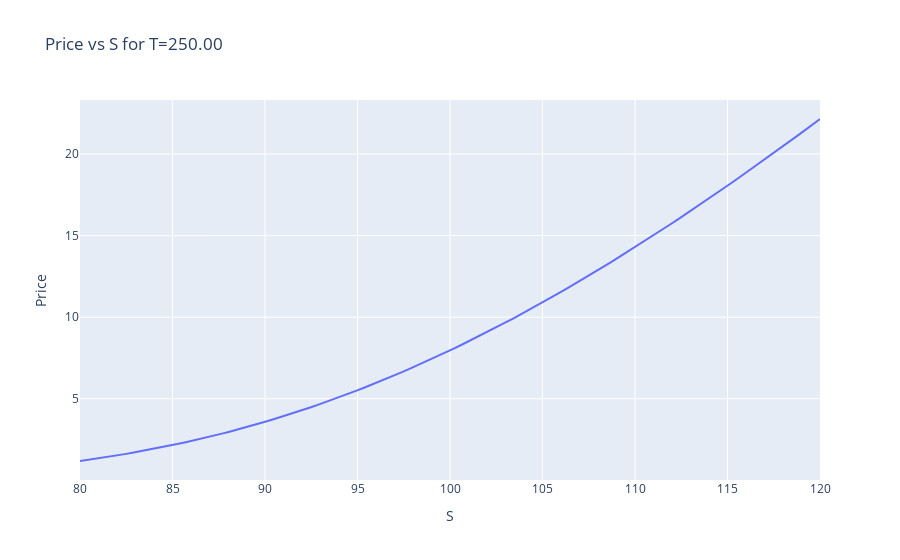
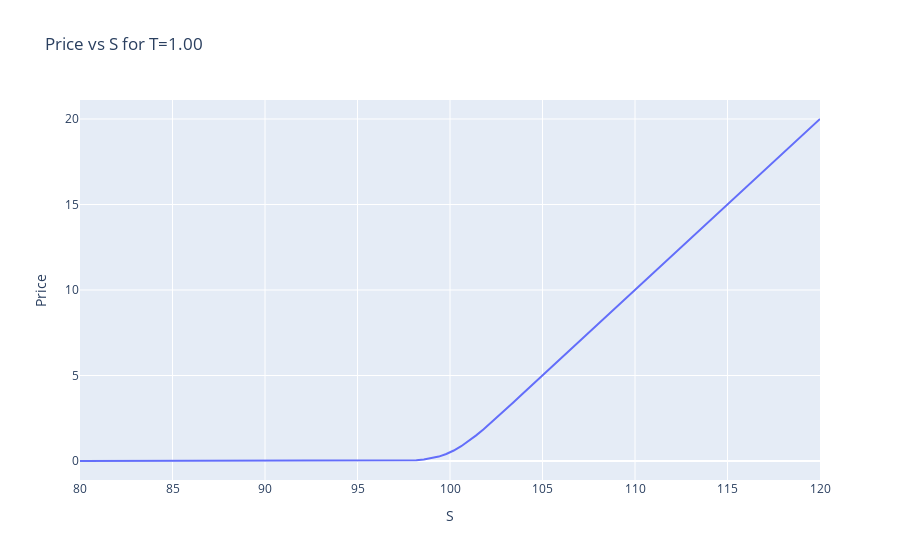
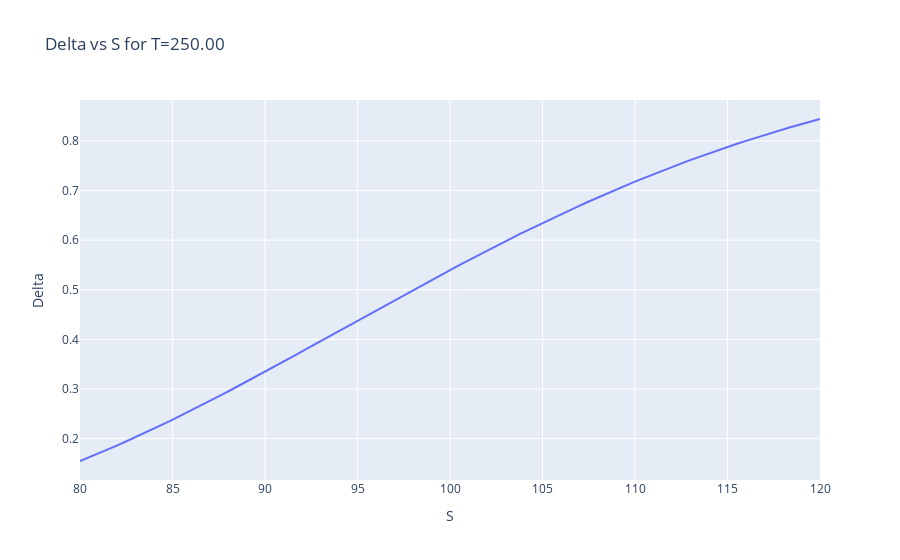
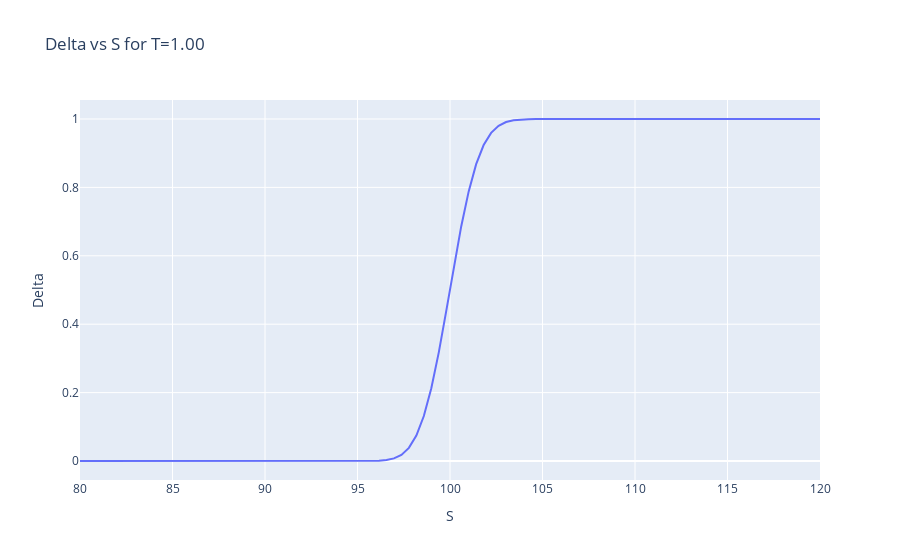

Write notebook code for charts like these, in order.
### Code cell
# -------
# DISPLAY PV AND GREEKS FOR GIVEN TIME AND SPOT PRICE FOR SINGLE OPTION
# -------
S_list = np.linspace(80, 120, 100)
T_list = [T_min/250, T_max/250]
results = dict()
for S in tqdm(S_list):
    for T in T_list:
        pricing_results = BlackScholesModel.compute_option(S=S, K=K, T=T, r=r, sigma=sigma, option_type=option_type, compute_greeks=True)
        results[(S, T)] = pricing_results
results_df = pd.DataFrame(results).transpose()
results_df.index.names = ['S', 'T']
results_df = results_df.reset_index()
for field in ['price', 'delta', 'gamma_cash', 'vega', 'theta', 'vanna', 'volga']:
    for T in [T_max, T_min]:
        t = T / 250
        df_temp = results_df[results_df['T'] == t]
        fig = go.Figure()
        fig.add_trace(go.Scatter(x=df_temp['S'], y=df_temp[field], mode='lines', name=f'T={T:.0f}'))
        fig.update_layout(title=f'{field.capitalize()} vs S for T={T:.2f}', xaxis_title='S', yaxis_title=field.capitalize())
        fig.show()
